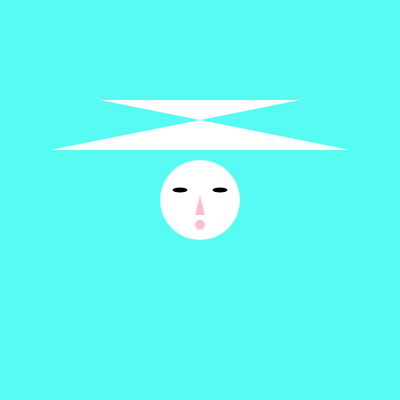
Frame 1 (no input)
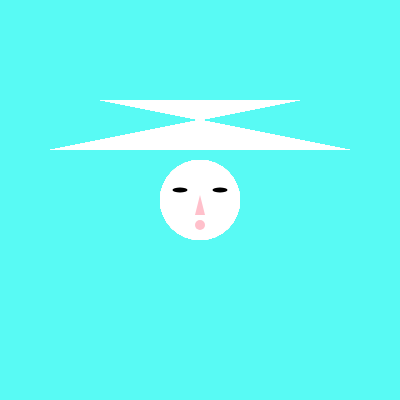
Frame 60 (no input)
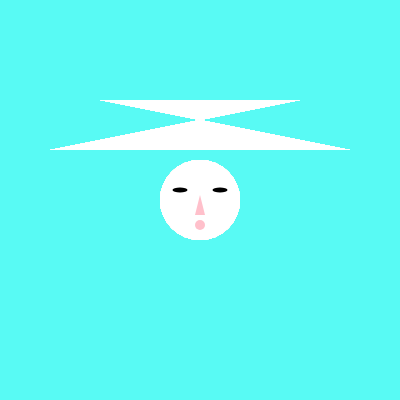
Frame 120 (the mouse pressed at the canvas centre since frame 60)

The p5.js sketch that drew these frames (run headless with seeded random() and noise() and a simulated clock; from frame 60 on, the mouse is pressed at the canvas centre):

// p5.js sketch
// ── sketch.js
function setup() {
  // put setup code here
  createCanvas(400,400);
  background("#58FAF4");
  strokeWeight(0);

}

function draw() {
  // put drawing code here
  fill("balck");
  quad(100, 100, 300, 100, 50, 150, 350, 150);
  //head
  fill("peach");
  ellipse(200,200,80,80);
  //eyes
  fill(0);
  ellipse(220,190,15,5);
  ellipse(180,190,15,5);
  //features
  fill("pink");
  triangle(200,195,195,215,205,215);
  ellipse(200,225,10,10);

}
